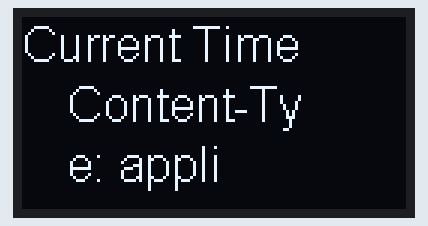
Simulated run of this sketch. Board: ESP8266 (NodeMCU). Shown: 128×64 one-colour display. WiFi joins after 1.5 s; servers stay silent unless stated; uploads are accepted with an empty reply; what the sketch prints to the serial monitor is not drawn.

Above: at 8.4 s.
At 13.4 s:
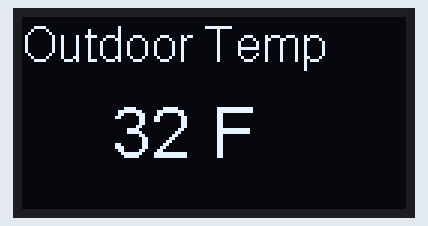
At 18.4 s:
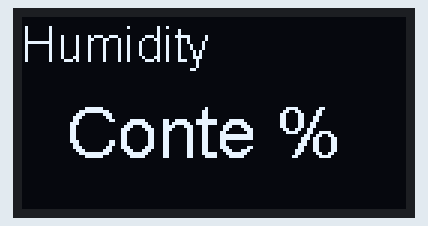
At 23.4 s:
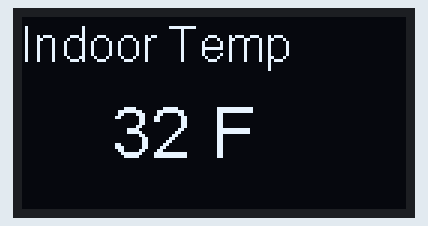
At 28.5 s:
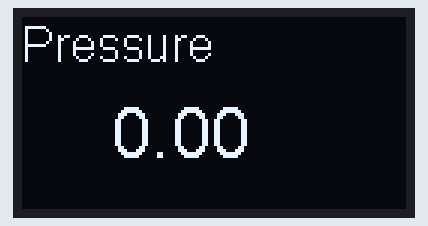
At 33.5 s:
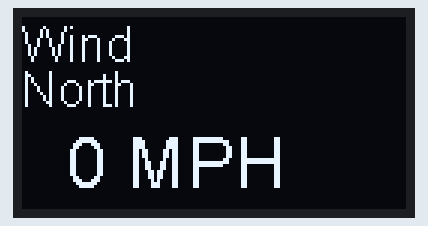

Measured:
- what the display in image 0 shows lasts 5.1 s, from 8.3 s to 13.4 s

The sketch:

WeatherClient_Continuous.ino
```cpp
/*  This code was written by Larry Bonnette Dec 2017.
 *  with help from code gleaned from many sources on the internet.
 *
 *
 *   This section explains how charaters are positioned on the OLED display
 *   This is the code used to display text on the OLED
 *
 *   //Example Display on OLED for "Current Time"
 *   display.setTextAlignment(TEXT_ALIGN_LEFT);------AA
 *   display.setFont(ArialMT_Plain_16);--------------BB
 *   display.drawString(0,0,"Current Time");---------CC
 *   display.setFont(ArialMT_Plain_16);--------------DD
 *   display.drawString(15,20,ODtimd);---------------EE
 *   display.drawString(15,40,ODtimt);---------------FF
 *   display.display();------------------------------GG
 *   delay(5000);
 *   display.clear();--------------------------------HH
 *
 *   AA Sets up the alignment IE left to right in the example
 *   BB Sets the font and the size of font available font is 10,16 and 24 (Other fonts can be added to the .h file) the font is set to Arial 16
 *   CC Puts a string in the OLED buffer. In the example, "Current Time" is the string and is positioned in the first pixel on the first line
 *      (0,0,"String") the first "0" is the first pixel. The second "0" is how many pixels down. So, "Current Time" shows up in the upper left hand corner.
 *   DD Changes the font. In the example, the font stays the same at "16". It is in the code to remind me that fonts can be changed at anytime.
 *   EE Puts a string in the OLED buffer. In this case, the date retrieved from the weather station is placed at the 15th pixel from the left of the screen and 20 pixels down.
 *   FF Puts a string in the OLED buffer. In this case, the time retrieved from the weather station is placed at the 15th pixel from the left of the screen and 40 pixels down.
 *   GG Tells the OLED to display the data in the buffer onto the OLED screen.
 *   HH Clears the screen
 *
 *  *********************************************************************************************************************************
 *   This section explains how data is extracted from information sent from the WeatherPlus board.
 *
 *   Data from the WeatherPlus board looks like this:
 *
 *   {"variables": {"EnglishOrMetric": 0, "AirQualitySensor": 0, "ESP8266HeapSize": 31160, "OurWeatherTime": "09/10/2017 10:16:20", "FullDataString":
 *   "25.10,51.30,0.00,0.00,0.00,0.00,0.00,0.00,0.00,0.00,0.00,0.00,0.00,0.00,0.00,0,09/10/2017 10:16:20,,0,-1,0.00,0.00,0.00,0.00,0.00,0.00,0.00,0.00,0.00,0.00,0.00,0.00,V:1,WXLMB ,",
 *   "FirmwareVersion": "023", "IndoorTemperature":  0.00, "BarometricPressure":  0.00, "Altitude":  0.00, "OutdoorTemperature": 25.10, "OutdoorHumidity": 51.30, "CurrentWindSpeed":  0.00, "CurrentWindGust":
 *   0.00, "CurrentWindDirection":  0.00, "RainTotal":  0.00, "WindSpeedMin":  0.00, "WindSpeedMax":  0.00, "WindGustMin":  0.00, "WindGustMax":  0.00, "WindDirectionMin":  0.00,
 *   "WindDirectionMax":  0.00}, "id": "1", "name": "OurWeather", "connected": true}<--------------------------------------This is the final charater sent from the WeatherPlus board.
 *
 *   This is the code used to extract components like "Temperature" and "Wind Speed" etc. The example
 *   below extracts the time and date.
 *
 *   // Extract and display the current time from the recieved data
 *   String line = client.readStringUntil('}');----------------------------------------AA
 *   int tim = line.indexOf(String("OurWeatherTime"));---------------------------------BB
 *   String ODtimd = line.substring(tim + 18,tim + 28);--------------------------------CC
 *   String ODtimt = line.substring(tim + 29,tim + 37);--------------------------------DD
 *   Serial.println("The Date is: " + ODtimd);-----------------------------------------EE
 *   Serial.println("The Time is: " + ODtimt);-----------------------------------------FF
 *
 *   AA reads the data comming from the WeatherPlus board using the function call "client.readStringUntil". The function reads all of the text
 *      comming from the WeatherPlus board and places it into a variable "line" until it gets to a "}" charater. At this charater the function stops reading.
 *      Now, "line" contains all of the data drom the WeatherPlus board (as shown above).
 *   BB Now we will get the "time" infromation from this data. This is done by searching the data in the variable "line" and getting an index number that represents the position
 *      in the data of the word "OurWeatherTime" We save that index number into a variable called "tim"
 *   CC Now that we have a number that represents the position of the word "OurWeatherTime". (look at the data above) you can see that if you count charaters starting
 *      from zero at the "O" in "OurWeatherTime" that the date starts at the 18th charater. so we start saving data from tim + 18 to tim + 28 into a variable "ODtimd"
 *      "ODtimd" now contains the date extracted from the data send from the WeatherPlus board.
 *   DD We do the same as above to get the "time". The time starts a tim + 29 until tim + 37. We store the time in "ODtimt"
 *   EE Prints the date onto the serial monitor
 *   FF Prints the date onto the serial monitor.
 *
 *   The OLED example (at the top of the page) uses the ODtimd and ODtimt variables and displays them on the OLED
 *
 * ******************************************************************************************************************************************
 */

//------------------------------------------------------------------------------------
// Libraries Needed For This Project
//------------------------------------------------------------------------------------
  #include <Wire.h>           // To Be Able To Use Sensors Like IMU9050
  #include <EEPROM.h>         // To Be Able To Store & Read Data Between Power Off
  #include <ESP8266WiFi.h>    // The Basic Function Of The ESP NOD MCU
  #include "SSD1306.h" // alias for `#include "SSD1306Wire.h"`
//  #include "SH1106.h" alis for `#include "SH1106Wire.h"`
// Initialize the OLED display using Wire library (I2C address, Data pin, Clock pin)
    SSD1306  display(0x3c, 4, 5);
//    SH1106 display(0x3c, 4, 5);
//------------------------------------------------------------------------------------
// WIFI Module Role & Port
//------------------------------------------------------------------------------------
// This WIFI Module Code Works As A Client that Will Connect To A WeatherPlus (server) board With an TCP/IP address of 192.168.0.220

  int ServerPort  = 80;
  //const char* host = "192.168.1.77"; // WeatherPlus board address
  const char* host = "192.168.0.196"; // WeatherPlus board address

  WiFiClient      client; //initiate Wi-Fi client as "client"
//====================================================================================

  void setup()
  {

  // Initialising the UI will init the display too.
  display.init();

  display.flipScreenVertically();
  display.setFont(ArialMT_Plain_10);

    // Setting The Serial Port ----------------------------------------------
    delay(1000);
    Serial.begin(115200);           // Serial port set to 115200 baud
    Serial.println("Begin initialization of WeatherClient");

    // Starting To Connect --------------------------------------------------
    if(WiFi.status() == WL_CONNECTED)
    {
      WiFi.disconnect();
      WiFi.mode(WIFI_OFF);
      delay(50);
    }

    // The WeatherClient loads the ssid and password for the wireless connection

    WiFi.mode(WIFI_STA);            // To Avoid Broadcasting An SSID

    WiFi.begin("Your SSID", "Your WiFi password");      // The wireless SSID That We Want To Connect to and a password
    WiFi.config(IPAddress(192,168,0,221), IPAddress(192,168,0,1), IPAddress(255,255,255,0)); //Define a static client ip address (not using DHCP)


    // Printing Message for the user that a connetion is in progress
    Serial.println("**** Connecting To " + WiFi.SSID() + " ****");

    // OLED display connection details
    display.setTextAlignment(TEXT_ALIGN_LEFT);
    display.setFont(ArialMT_Plain_16);
    display.drawString(0,0,"Connecting To");
    display.setFont(ArialMT_Plain_10);
    display.drawString(0, 25,WiFi.SSID());
    display.display();
    delay(5000);


    Serial.println("**** WeatherClient Connected ****");

    // Printing IP Address --------------------------------------------------
    Serial.println("Connected To      : " + String(WiFi.SSID()));
    Serial.println("Signal Strenght   : " + String(WiFi.RSSI()) + " dBm");
    Serial.print  ("Server IP Address : ");
    Serial.println(host);
    Serial.print  ("Server Port Num   : ");
    Serial.println(ServerPort);
    // Printing MAC Address
    Serial.print  ("Device MC Address : ");
    Serial.println(String(WiFi.macAddress()));
    // Printing IP Address
    Serial.print  ("Device IP Address : ");
    Serial.println(WiFi.localIP());

  }


//====================================================================================

  void loop()
  {
  // clear the display
  display.clear();
  delay(1000); //Wait 1 Seconds
  Serial.println("In Loop");

// Make a connection to the weather server
   if (client.connect(host, ServerPort)) {

// Send a query for weather information
client.print(String("GET /") + " HTTP/1.1\r\n" +
             "Host: " + host + "\r\n" +
             "Connection: close\r\n" +
             "\r\n"
            );

  }
  else {
    Serial.println("Connection Failed");
    // OLED display connection details
    display.setTextAlignment(TEXT_ALIGN_LEFT);
    display.setFont(ArialMT_Plain_16);
    display.drawString(0,0,"Connection Fail");
    display.setFont(ArialMT_Plain_10);
    display.drawString(0, 25,"Retrying Connection");
    display.display();
    delay(5000); // If connection to server failed give it a few seconds
    display.clear();
  }
// If connection succeded then read the weather information into a buffer. (called line)
while (client.connected())
{
  if (client.available())
  {
    String line = client.readStringUntil('}'); // the last charater in the data is a "}" so stop reading when we get this.
    Serial.println(line); // for testing this will print everything
// Display Information on ther serial terminal
// Extract and display the current time from the recieved data
    int tim = line.indexOf(String("OurWeatherTime")); // search for the time
    String ODtimd = line.substring(tim + 18,tim + 28); //when found extract the 18,37 date
    String ODtimt = line.substring(tim + 29,tim + 37); //when found extract the 29,37 time
    Serial.println("The Date is: " + ODtimd); //Display the date
    Serial.println("The Time is: " + ODtimt); //Display the time

// Extract and display the current outdoor temperature.
    int temp = line.indexOf(String("OutdoorTemperature")); // search for temp
    String ODtemp = line.substring(temp + 21,temp + 26); //when found extract the temp
    int tempint = ODtemp.toInt(); // convert to int so we can convert "C" to Faranheight
    tempint = tempint*1.8+32; // convert "C" to "F"
    Serial.println("The Outdoor Temp is: " + String(tempint)); // Display the temp in "F"


// Extract and display the current outdoor humidity.
    int humi = line.indexOf(String("OutdoorHumidity")); // Search for Humidity
    String ODhumi = line.substring(humi + 18,humi + 23); // when found extract the humidity
    Serial.println("The Outdoor Humidity is: " + ODhumi); // Display  the Humidity

// Extract and display the current indoor temperature.
    int tempi = line.indexOf(String("IndoorTemperature")); // Search for indoor Temp
    String IDtemp = line.substring(tempi + 20,tempi + 25); // when found extract the indoor Temp
    int idtempint = IDtemp.toInt(); // convert to int so we can convert "C" to Faranheight
    idtempint = idtempint*1.8+32; // convert "C" to "F"
    Serial.println("The Indoor Temperature is: " + String(idtempint)); // Display  the indoor Temp

// Extract and display the current barometric pressure.
    int prsur = line.indexOf(String("BarometricPressure")); // Search for pressure
    String IDpress = line.substring(prsur + 21,prsur + 30); // when found extract the pressure
    float pressint = IDpress.toInt(); // convert to int so we can convert to inch mercury
    pressint = (pressint/33.863)/100; // convert hga to inches mercury
    Serial.println("The Barometric Pressure is: " + IDpress); // Display  the pressure in hGa
    Serial.println("The Barometric Pressure is: " + String(pressint)); // Display  the pressure in inches of mercury

// Extract and display the current wind speed
    int wspeed = line.indexOf(String("CurrentWindSpeed")); // Search for Wind Speed
    int wdir = line.indexOf(String("CurrentWindDirection")); // Search for Wind direction
    String ODspeed = line.substring(wspeed + 19,wspeed + 24); // when found extract the Wind Speed
    int ODspeedint = ODspeed.toInt();
    ODspeedint = ODspeedint * 0.62137119223733;
    ODspeed = String(ODspeedint);
    String ODdir = line.substring(wdir + 23,wdir + 28); // when found extract the Wind direction
    int INTdir = ODdir.toInt();
    ODdir = getWdir(INTdir);
    Serial.println("The Wind Speed is: " + ODspeed + " MPH"); // Display  the Wind Speed
    Serial.println("The Wind Direction is: " + ODdir); // Display  the Wind Direction

    client.stop(); // disconnect from server so we don't keep displaying the info.

//    int t = 5;
//    while(t>0){   // Display information on OLED 5 (1 minute 15 seconds) times before getting data from WeatherPlus again.

    //Display on OLED current Time
    display.setTextAlignment(TEXT_ALIGN_LEFT);
    display.setFont(ArialMT_Plain_16);
    display.drawString(0,0,"Current Time");
    display.setFont(ArialMT_Plain_16);
    display.drawString(15,20,ODtimd); // print out the date
    display.drawString(15,40,ODtimt); // print out the time
    display.display();
    delay(5000);
    display.clear();

    // Display on OLED Temperature
    display.setTextAlignment(TEXT_ALIGN_LEFT);
    display.setFont(ArialMT_Plain_16);
    display.drawString(0,0,"Outdoor Temp");
    display.setFont(ArialMT_Plain_24);
    display.drawString(30, 25,String(tempint) + " F");
    display.display();
    delay(5000);
    display.clear();

    // Display on OLED Humidity
    display.setTextAlignment(TEXT_ALIGN_LEFT);
    display.setFont(ArialMT_Plain_16);
    display.drawString(0,0,"Humidity");
    display.setFont(ArialMT_Plain_24);
    display.drawString(15,25,ODhumi + " %");
    display.display();
    delay(5000);
    display.clear();

    // Display on OLED indoor Temperature
    display.setTextAlignment(TEXT_ALIGN_LEFT);
    display.setFont(ArialMT_Plain_16);
    display.drawString(0,0,"Indoor Temp");
    display.setFont(ArialMT_Plain_24);
    display.drawString(30, 25,String(idtempint) + " F");
    display.display();
    delay(5000);
    display.clear();

    // Display on OLED Barometric Pressure
    display.setTextAlignment(TEXT_ALIGN_LEFT);
    display.setFont(ArialMT_Plain_16);
    display.drawString(0,0,"Pressure");
    display.setFont(ArialMT_Plain_24);
    display.drawString(30, 25,String(pressint) + " ");
    display.display();
    delay(5000);
    display.clear();

    // Display on OLED Wind Speed
    display.setTextAlignment(TEXT_ALIGN_LEFT);
    display.setFont(ArialMT_Plain_16);
    display.drawString(0,0,"Wind");
    display.setFont(ArialMT_Plain_16);
    display.drawString(0,15,ODdir);
    display.setFont(ArialMT_Plain_24);
    display.drawString(15,35,ODspeed + " MPH");
    display.display();
    delay(5000);
    display.clear();
//    --t;
//    }
  }
}
//delay(30000); // Wait 30 seconds and do it all again
  }

//====================================================================================
// Routine to convert Wind direction from numbers to text (returns text)
//====================================================================================
  String getWdir(int zz)
  {
    if(zz >= 0  && zz < 22) {
        return("North");}

        else if (zz >= 22  && zz < 45) {
        return("North North East");}

        else if (zz >= 45  && zz < 67) {
        return("North East");}

        else if (zz >= 67  && zz < 90) {
        return("East North East");}

        else if (zz >= 90 && zz < 112)  {
        return("East");}

        else if (zz >= 112 && zz < 135)  {
        return("East South East");}

        else if (zz >= 135 && zz < 157)  {
        return("South East");}

        else if (zz >= 157 && zz < 180)  {
        return("South South East");}

        else if (zz >= 180 && zz < 202)  {
        return("South");}

        else if (zz >= 202 && zz < 225)  {
        return("South South West");}

        else if (zz >= 225 && zz < 247)  {
        return("South West");}

        else if (zz >= 247 && zz < 270)  {
        return("West South West");}

        else if (zz >= 270 && zz < 292)  {
        return("West");}

        else if (zz >= 292 && zz < 315)  {
        return("West North West");}

        else if (zz >= 315 && zz < 337)  {
        return("North West");}

        else if (zz >= 337 && zz < 359)  {
        return("North North West");}
        return("Unknown");
    }

//====================================================================================
```
